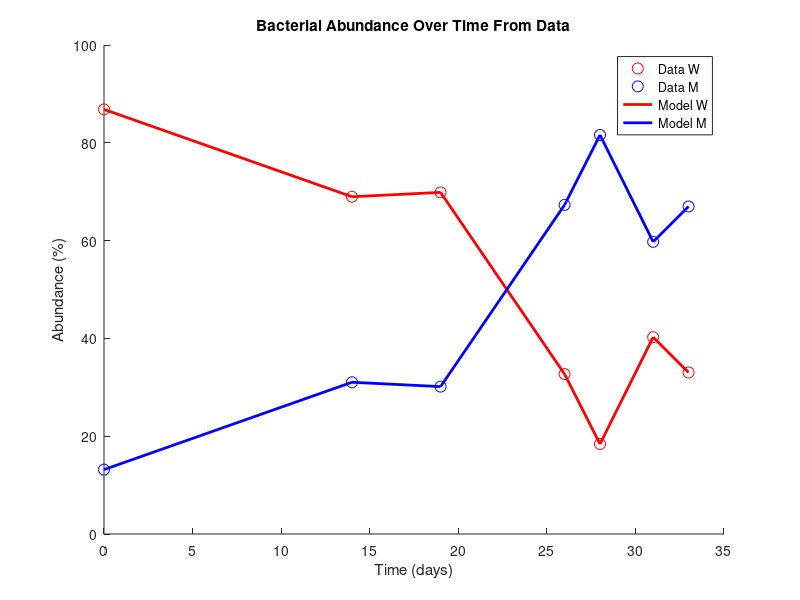

Write MATLAB code to recreate this figure.
function basic_display()

%basic display

data_time = [0, 14, 19, 26, 28, 31, 33];
data_W_abundance = [86.83, 68.97, 69.86, 32.70, 18.40, 40.25, 33.02];
data_M_abundance = [13.17, 31.03, 30.14, 67.30, 81.60, 59.75, 66.98];

hold on
plot(data_time, data_W_abundance, 'ro', 'MarkerSize', 8, 'DisplayName', 'Data W')
plot(data_time, data_M_abundance, 'bo', 'MarkerSize', 8, 'DisplayName', 'Data M');
plot(data_time, data_W_abundance, 'r-', 'LineWidth', 2, 'DisplayName', 'Model W');
plot(data_time, data_M_abundance, 'b-', 'LineWidth', 2, 'DisplayName', 'Model M');
xlabel('Time (days)');
ylabel('Abundance (%)');
title('Bacterial Abundance Over Time From Data');
legend('show');

hold off

end